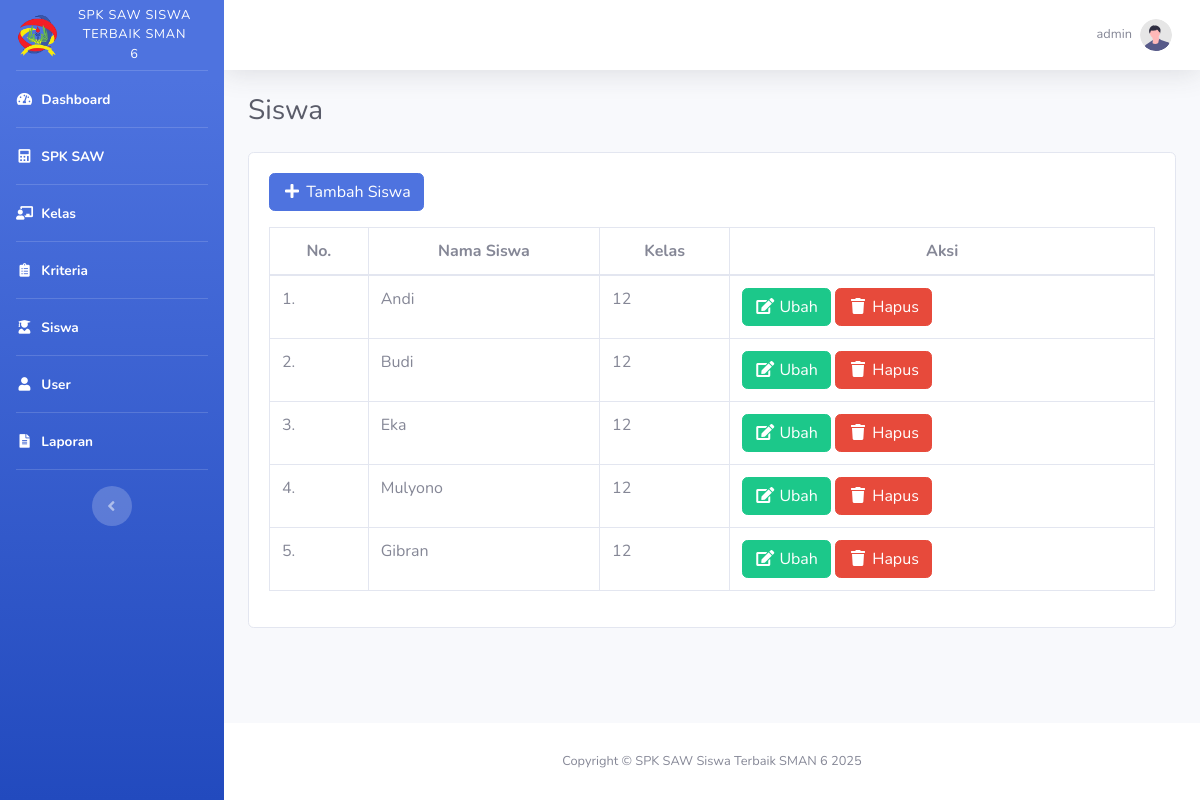
Page /siswa.php (signed in) on the committed database.
### tables this page shows
CREATE TABLE `user` (
  `id_user` int(11) NOT NULL,
  `username` varchar(100) NOT NULL,
  `password` varchar(255) NOT NULL,
  `nama` varchar(100) NOT NULL,
  `jabatan` enum('Admin','Petugas') NOT NULL,
  `dibuat_pada` datetime NOT NULL
);

CREATE TABLE `alternatif` (
  `id_alternatif` int(11) NOT NULL,
  `nama_siswa` varchar(100) NOT NULL,
  `id_kelas` int(11) NOT NULL
);

CREATE TABLE `kelas` (
  `id_kelas` int(11) NOT NULL,
  `kelas` int(2) NOT NULL
);

### connection.php (called while the page is built, shortened)
<?php
	$host = 'localhost';
	$user = 'root';
	$pass = '';
	$database = 'spk_saw_siswa_terbaik_sman_6';
	$conn = mysqli_connect($host, $user, $pass, $database);
    if (isset($_SESSION['id_user'])) {
    	$id_user = $_SESSION['id_user'];
		$dataUser = mysqli_fetch_assoc(mysqli_query($conn, "SELECT * FROM user WHERE id_user = $id_user"));
	}
?>

### siswa.php (the view, shortened to what this page needs)
<?php
    require_once 'connection.php';
    $alternatif = mysqli_query($conn, "SELECT * FROM alternatif INNER JOIN kelas ON alternatif.id_kelas = kelas.id_kelas");
?>
<!DOCTYPE html>
<html lang="en">
<head>
    <?php include_once 'include/head.php'; ?>
</head>
<body id="page-top">
    <div id="wrapper">
        <?php include_once 'include/sidebar.php'; ?>
        <div id="content-wrapper" class="d-flex flex-column">
            <div id="content">
                <?php include_once 'include/topbar.php'; ?>
                <div class="container-fluid">
                    <div class="d-sm-flex align-items-center justify-content-between mb-4">
                        <h1 class="h3 mb-0 text-gray-800">Siswa</h1>
                    </div>
                    <div class="row">
                        <div class="col">
                            <div class="card">
                                <div class="card-body">
                                    <a href="tambah_siswa.php" class="btn btn-primary mb-3"><i class="fas fa-fw fa-plus"></i> Tambah Siswa</a>
                                    <div class="table-responsive">
                                        <table class="table table-bordered">
                                            <thead>
                                                <tr>
                                                    <th class="text-center">No.</th>
                                                    <th class="text-center">Nama Siswa</th>
                                                    <th class="text-center">Kelas</th>
                                                    <?php if ($dataUser['jabatan'] == 'Admin'): ?>
                                                        <th class="text-center">Aksi</th>
                                                    <?php endif ?>
                                                </tr>
                                            </thead>
                                            <tbody>
                                                <?php $i = 1; ?>
                                                <?php foreach ($alternatif as $da): ?>
                                                    <tr>
                                                        <td><?= $i++; ?>.</td>
                                                        <td><?= $da['nama_siswa']; ?></td>
                                                        <td><?= $da['kelas']; ?></td>
                                                        <?php if ($dataUser['jabatan'] == 'Admin'): ?>
                                                            <td>
                                                                <a href="ubah_siswa.php?id_alternatif=<?= $da['id_alternatif']; ?>" class="btn btn-success"><i class="fas fa-fw fa-edit"></i> Ubah</a>
                                                                <a href="hapus_siswa.php?id_alternatif=<?= $da['id_alternatif']; ?>" class="btn btn-danger btn-delete" data-nama="<?= $da['nama_siswa']; ?>"><i class="fas fa-fw fa-trash"></i> Hapus</a>
                                                            </td>
                                                        <?php endif ?>
                                                    </tr>
                                                <?php endforeach ?>
                                            </tbody>
                                        </table>
                                    </div>
                                </div>
                            </div>
                        </div>
                    </div>
                </div>
            </div>
            <footer class="sticky-footer bg-white">
                <div class="container my-auto">
                    <div class="copyright text-center my-auto">
                        <span>Copyright &copy; SPK SAW Siswa Terbaik SMAN 6 2025</span>
                    </div>
                </div>
            </footer>
        </div>
    </div>
</body>
</html>

### include/topbar.php (shortened to what this page needs)
<nav class="navbar navbar-expand navbar-light bg-white topbar mb-4 static-top shadow">
    <ul class="navbar-nav ml-auto">
        <li class="nav-item dropdown no-arrow">
            <a class="nav-link dropdown-toggle" href="#" id="userDropdown" role="button"
                data-toggle="dropdown" aria-haspopup="true" aria-expanded="false">
                <span class="mr-2 d-none d-lg-inline text-gray-600 small"><?= $dataUser['username']; ?></span>
                <img class="img-profile rounded-circle"
                    src="img/undraw_profile.svg">
            </a>
        </li>
    </ul>
</nav>

### rows in the picture
user: username "admin"
alternatif: nama_siswa "Andi", id_kelas.kelas "12"
alternatif: nama_siswa "Budi", id_kelas.kelas "12"
alternatif: nama_siswa "Eka", id_kelas.kelas "12"
alternatif: nama_siswa "Mulyono", id_kelas.kelas "12"
alternatif: nama_siswa "Gibran", id_kelas.kelas "12"
